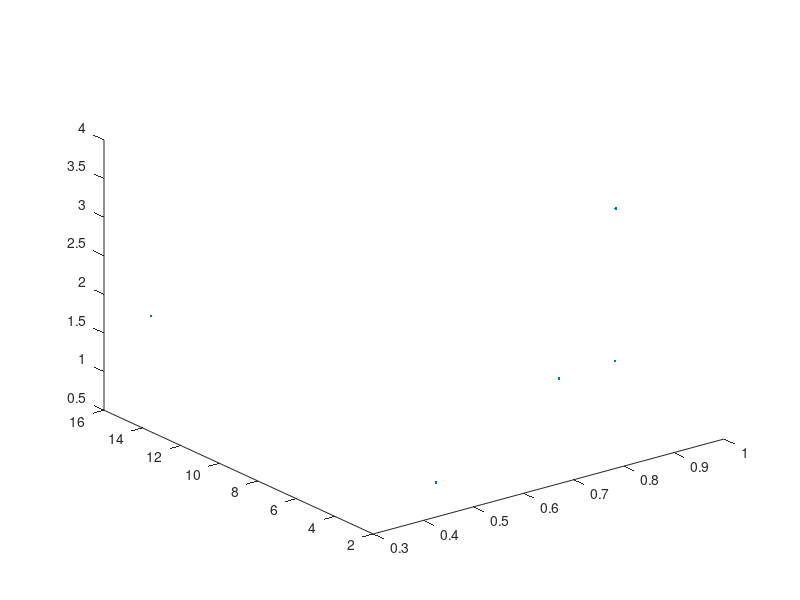

This chart was generated by the following MATLAB code:
% CREDIT: https://www.mathworks.com/matlabcentral/answers/22004-specifying-3d-points-with-the-mouse
function example
figure('WindowButtonMotionFcn',@(src,evnt)printPos())
plot3(rand(5,1),rand(5,1)*20,rand(5,1)*5,'.'), view(3)
      function printPos
          clickedPt = get(gca,'CurrentPoint');
          VMtx = view(gca);
          point2d = VMtx * [clickedPt(1,:) 1]';
          disp(point2d(1:3)')
      end
end